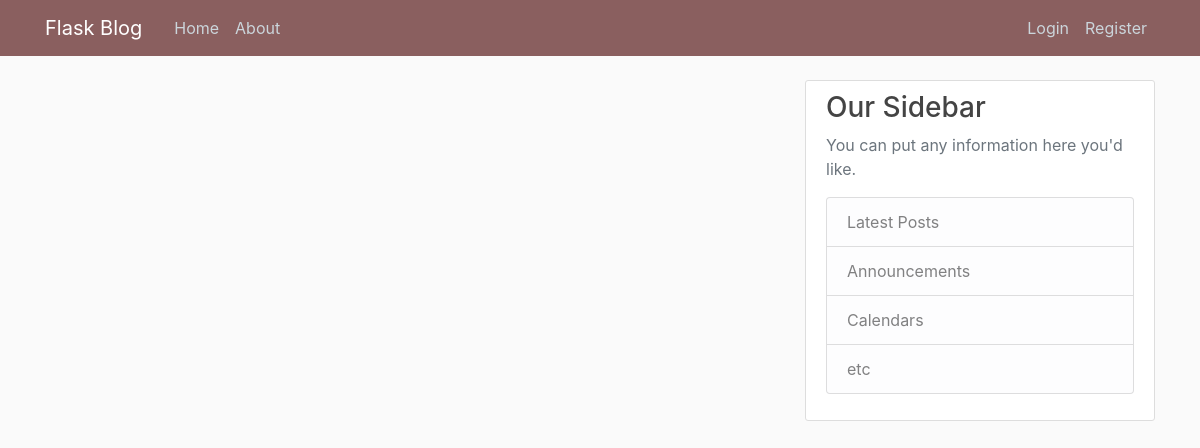
Page /home on the earlier database version.
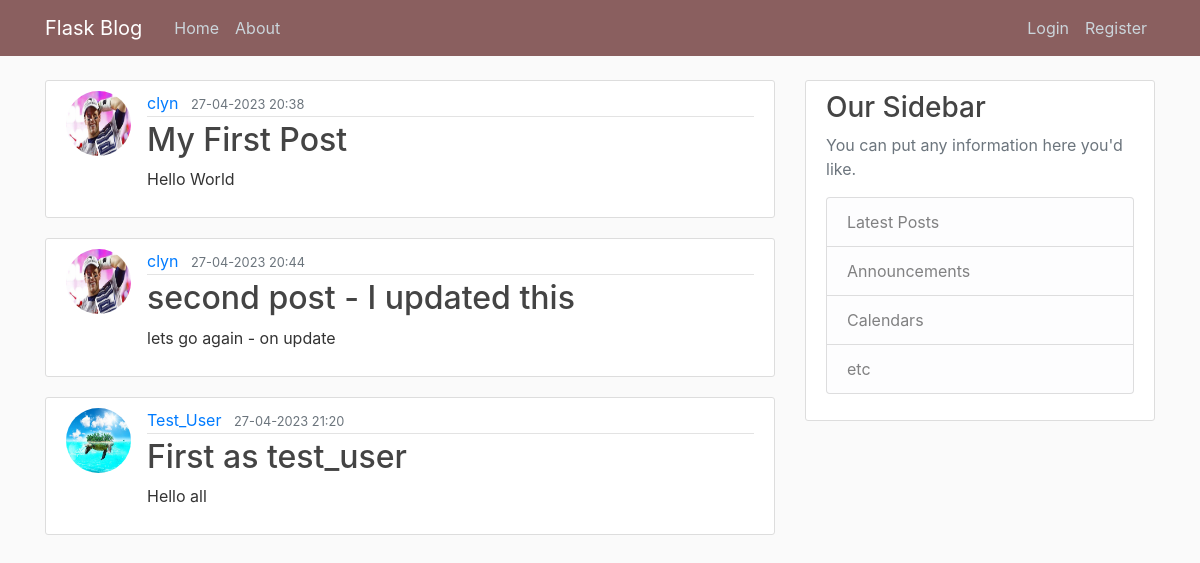
Same page on the later database version.
### Fblog/models.py (models this page shows, shortened)
class Post(db.Model):
    id = db.Column(db.Integer, primary_key = True)
    title = db.Column(db.String(100), nullable = False)
    date_posted = db.Column(db.DateTime, nullable = False, default = datetime.utcnow)
    content = db.Column(db.Text, nullable = False)
    user_id = db.Column(db.Integer, db.ForeignKey('user.id'), nullable = False) # Foregin Key is refrencing the table and column names

class User(db.Model, UserMixin):
    id = db.Column(db.Integer, primary_key = True)
    username = db.Column(db.String(20), unique = True, nullable = False)
    email = db.Column(db.String(120), unique = True, nullable = False)
    image_file = db.Column(db.String(20), nullable = False, default = 'default.jpg')
    password = db.Column(db.String(60), nullable = False)
    posts = db.relationship('Post', backref = 'author', lazy = True) #backref gets the user that created the post (1 to many relationship)

### Fblog/routes.py (the view)
@app.route("/")
@app.route("/home")
def home():
    posts = Post.query.all()
    return render_template('home.html', posts = posts) # posts variable within the template is equal to the dummy data

### Fblog/templates/home.html
{% extends "layout.html" %}
{% block content %}
    {% for post in posts %}
    <article class="media content-section">
      <img class= "rounded-circle article-img" src="{{url_for('static', filename = 'profile_pics/' + post.author.image_file) }}">
        <div class="media-body">
          <div class="article-metadata">
            <a class="mr-2" href="#">{{ post.author.username }}</a>
            <small class="text-muted">{{ post.date_posted.strftime('%d-%m-%Y %H:%M') }}</small>
          </div>
          <h2><a class="article-title" href="{{ url_for('post', post_id = post.id)}}">{{ post.title }}</a></h2>
          <p class="article-content">{{ post.content }}</p>
        </div>
      </article>
    {% endfor %}
{% endblock content %}

### Fblog/templates/layout.html (shortened to what this page needs)
<!DOCTYPE html>
<html>
<head>
    <link rel="stylesheet" href="https://cdn.jsdelivr.net/npm/bootstrap@4.3.1/dist/css/bootstrap.min.css">
    <link rel="stylesheet" type = "text/css" href="{{url_for('static', filename='main.css')}}">
</head>
<body>
    <header class="site-header">
        <nav class="navbar navbar-expand-md navbar-dark bg-steel fixed-top">
          <div class="container">
            <a class="navbar-brand mr-4" href="/">Flask Blog</a>
            <div class="collapse navbar-collapse" id="navbarToggle">
              <div class="navbar-nav mr-auto">
                <a class="nav-item nav-link" href="{{ url_for('home') }}">Home</a>
                <a class="nav-item nav-link" href="{{ url_for('about') }}">About</a>
              </div>
              <div class="navbar-nav">
                {% if current_user.is_authenticated %}
                <a class="nav-item nav-link" href="{{ url_for('new_post') }}">New Post</a>
                <a class="nav-item nav-link" href="{{ url_for('account') }}">Account</a>
                <a class="nav-item nav-link" href="{{ url_for('logout') }}">Logout</a>
                {% else %}
                  <a class="nav-item nav-link" href="{{ url_for('login') }}">Login</a>
                  <a class="nav-item nav-link" href="{{ url_for('register') }}">Register</a>
                {% endif %}
              </div>
            </div>
          </div>
        </nav>
      </header>
      <main role="main" class="container">
        <div class="row">
          <div class="col-md-8">
            {% block content %}{% endblock %}
          </div>
          <div class="col-md-4">
            <div class="content-section">
              <h3>Our Sidebar</h3>
              <p class='text-muted'>You can put any information here you'd like.
                <ul class="list-group">
                  <li class="list-group-item list-group-item-light">Latest Posts</li>
                  <li class="list-group-item list-group-item-light">Announcements</li>
                  <li class="list-group-item list-group-item-light">Calendars</li>
                  <li class="list-group-item list-group-item-light">etc</li>
                </ul>
              </p>
            </div>
          </div>
        </div>
      </main>
</body>
</html>

### Fblog/static/main.css (style rules this page uses)
body { background: #fafafa; color: #333333; margin-top: 5rem; }
h1, h2, h3, h4, h5, h6 { color: #444444; }
.bg-steel { background-color: #8a5f5f; }
.site-header .navbar-nav .nav-link { color: #cbd5db; }
.content-section { background: #ffffff; padding: 10px 20px; border: 1px solid #dddddd; border-radius: 3px; margin-bottom: 20px; }
.article-title { color: #444444; }
.article-content { white-space: pre-line; }
.article-img { height: 65px; width: 65px; margin-right: 16px; }
.article-metadata { padding-bottom: 1px; margin-bottom: 4px; border-bottom: 1px solid #e3e3e3 }

Differences in the rows shown:
added Post: image_file (picture), author.username "clyn", date_posted "27-04-2023 20:38", title "My First Post", content "Hello World"
added Post: image_file (picture), author.username "clyn", date_posted "27-04-2023 20:44", title "second post - I updated this", content "lets go again - on update"
added Post: image_file (picture), author.username "Test_User", date_posted "27-04-2023 21:20", title "First as test_user", content "Hello all"
